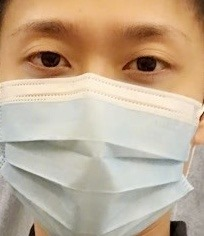
#> input picture Preprocessing/Gambar.jpg, 204 x 236 px
$ python Index.py
#> lines starting #> are read from the running program, lines starting #| are printed output that depends on the picture
### Preprocessing/Rotation.py
import numpy as np
import cv2

def perform_rotation(image_path, angle_degrees):
    # Membaca gambar
#> called with image_path = 'Gambar.jpg', angle_degrees = 90
    image = cv2.imread(image_path)
#> image is the input picture: shape (236, 204, 3); mean B, G, R 147.6, 171.6, 192.3

    # Memeriksa apakah gambar berhasil dimuat
    if image is not None:
        # Mengonversi gambar menjadi larik NumPy
        image_array = np.array(image)

        # Mendapatkan tinggi dan lebar gambar
        height, width, channels = image_array.shape
#> height = 236; width = 204; channels = 3

        # Mengonversi sudut ke dalam radian
        angle_radians = np.deg2rad(angle_degrees)

        # Menghitung dimensi baru gambar untuk menyesuaikan gambar yang sudah dirotasi
        new_width = int(np.round(width * abs(np.cos(angle_radians)) + height * abs(np.sin(angle_radians))))
#> new_width = 236
        new_height = int(np.round(width * abs(np.sin(angle_radians)) + height * abs(np.cos(angle_radians))))
#> new_height = 204

        # Membuat kanvas kosong untuk gambar yang sudah dirotasi
        rotated_image = np.zeros((new_height, new_width, channels), dtype=np.uint8)

        # Menghitung pusat gambar asli
        center_x = width // 2
#> center_x = 102
        center_y = height // 2
#> center_y = 118

        # Melakukan rotasi dengan mengulang setiap piksel
        for y in range(new_height):
            for x in range(new_width):
                # Menghitung koordinat pada gambar asli
                original_x = int((x - new_width / 2) * np.cos(angle_radians) -
                                  (y - new_height / 2) * np.sin(angle_radians) + center_x)
                original_y = int((x - new_width / 2) * np.sin(angle_radians) +
                                  (y - new_height / 2) * np.cos(angle_radians) + center_y)

                # Memeriksa apakah koordinat asli berada dalam batas
                if 0 <= original_x < width and 0 <= original_y < height:
                    rotated_image[y, x] = image_array[original_y, original_x]
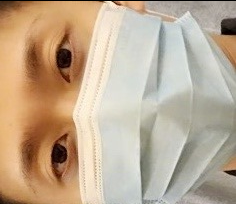
#> rotated_image: shape (204, 236, 3); mean B, G, R 147, 170.9, 191.5

        # Menampilkan gambar asli dan gambar yang sudah dirotasi
        cv2.imshow("Gambar Asli", image_array)
        cv2.imshow("Gambar yang Sudah Dirotasi", rotated_image)
        cv2.waitKey(0)
        cv2.destroyAllWindows()
    else:
        print("Gagal memuat gambar.")

perform_rotation("Gambar.jpg", 90)

### Preprocessing/Zooming.py
import cv2
import numpy as np

def perform_zoom(image_path, zoom_factor):
    # Baca gambar
#> called with image_path = 'gambar.jpg', zoom_factor = 2
    image = cv2.imread(image_path)

    # Periksa apakah gambar berhasil dimuat
    if image is not None:
        # Dapatkan dimensi gambar
        height, width, channels = image.shape
#> height = 236; width = 204; channels = 3

        # Hitung ukuran gambar yang baru setelah zoom
        new_height = int(height * zoom_factor)
#> new_height = 472
        new_width = int(width * zoom_factor)
#> new_width = 408

        # Buat gambar baru dengan ukuran yang baru
        zoomed_image = np.zeros((new_height, new_width, channels), dtype=np.uint8)

        # Faktor scaling untuk mendapatkan koordinat dari gambar asli
        scale_x = width / new_width
#> scale_x = 0.5
        scale_y = height / new_height
#> scale_y = 0.5

        for y in range(new_height):
            for x in range(new_width):
                original_x = int(x * scale_x)
                original_y = int(y * scale_y)

                # Pastikan koordinat berada dalam batas gambar asli
                original_x = max(0, min(original_x, width - 1))
                original_y = max(0, min(original_y, height - 1))

                zoomed_image[y, x] = image[original_y, original_x]
#> the answer given: 1
#> the answer given: Gambar.jpg

        # Tampilkan gambar asli dan gambar yang di-zoom
        cv2.imshow("Gambar Asli", image)
        cv2.imshow("Gambar yang Di-zoom", zoomed_image)
        cv2.waitKey(0)
        cv2.destroyAllWindows()
    else:
        print("Gagal memuat gambar.")

# Contoh penggunaan:
# Untuk melakukan zoom in (perbesar) gambar dengan faktor 2:
perform_zoom("gambar.jpg", 2.0)

# Untuk melakukan zoom out (perkecil) gambar dengan faktor 0.5:
# perform_zoom("gambar.jpg", 0.5)

### Preprocessing/image_negative.py
# negatif_image.py

from PIL import Image
import matplotlib.pyplot as plt

def ubah_gambar_negatif(input_image_path):
    # Load gambar
#> called with input_image_path = 'Gambar.jpg'
    CITRA = Image.open(input_image_path)

    # Mendapatkan ukuran gambar
    ukuran_horizontal = CITRA.size[0]
#> ukuran_horizontal = 204
    ukuran_vertikal = CITRA.size[1]

    # Salin gambar asli
    CITRA_ASLI = CITRA.copy()

    # Load pixel
    PIXEL = CITRA.load()

    # Mengubah gambar menjadi negatif
    for x in range(ukuran_horizontal):
        for y in range(ukuran_vertikal):
            R = 255 - PIXEL[x, y][0]
            G = 255 - PIXEL[x, y][1]
            B = 255 - PIXEL[x, y][2]
            PIXEL[x, y] = (R, G, B)

    # Tampilkan gambar asli dan hasil negatif secara berdampingan
    fig, ax = plt.subplots(1, 2, figsize=(10, 5))
    ax[0].imshow(CITRA_ASLI)
    ax[0].set_title('Gambar Asli')

    # Tampilkan hasil negatif
    ax[1].imshow(CITRA)
    ax[1].set_title('Hasil Gambar Negatif')

    # Sembunyikan sumbu
    for a in ax:
        a.axis('off')

    # Tampilkan plot
    plt.show()
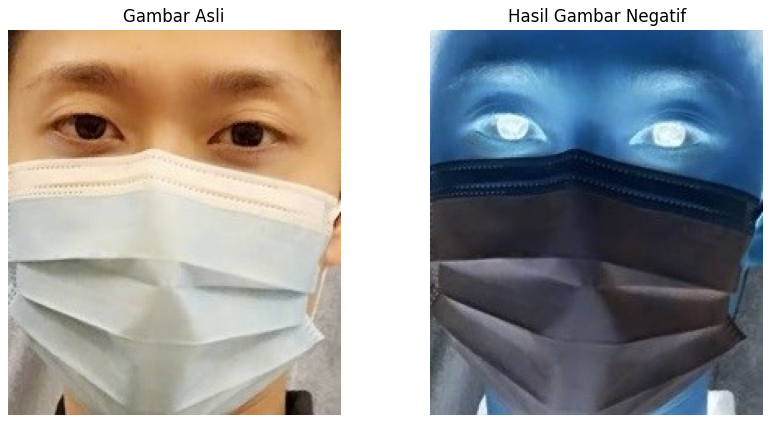
#> figure drawn by matplotlib, 2 panels

### Preprocessing/Index.py
import os;
import Translation;
import Rotation;
import Flip;
import Zooming;
import penjumlahan;
import pengurangan;
import booleanAnd;
import booleanOr;
import booleanXor;
from image_negative import ubah_gambar_negatif;
from Grayscale import perform_grayscale;
from brightening import tampilkan_hasil_pencerahan;

def option_1():
    print("Option 1 selected.")

    # Meminta pengguna untuk memasukkan path gambar untuk konversi ke negatif
    input_image_path = input("Masukkan Path Gambar untuk konversi ke negatif: ")

    # Memeriksa apakah file gambar ada di path yang dimasukkan pengguna
    if not os.path.isfile(input_image_path):
        print("File tidak ditemukan.")
        return

    # Panggil fungsi ubah_gambar_negatif untuk menampilkan citra negatif
    ubah_gambar_negatif(input_image_path)

# [152 lines left out: functions option_2, option_3, option_4, option_5, option_6, not called in this run]


def main():
    while True:
        print("\nMenu:")
        print("1. Citra Negatif")
        print("2. Citra GrayScale")
        print("3. Image Brightening")
        print("4. Operasi Aritmatika 2 Buah Citra")
        print("5. Option Boolean Pada Citra")
        print("6. Operasi Geometri")
        print("7. Quit")

#> (the run stopped early here; a loop or call above may not have finished)
